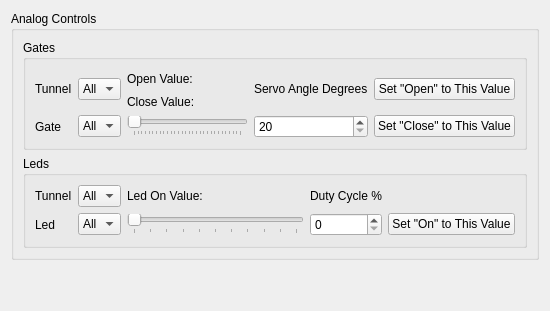
      <widget class="QWidget" name="gateLedAnalogControlTab">
       <property name="enabled">
        <bool>true</bool>
       </property>
       <attribute name="title">
        <string>Gate and Led Analog Controls</string>
       </attribute>
       <layout class="QVBoxLayout" name="verticalLayout_3">
        <item>
         <widget class="QGroupBox" name="analogControlsGroupBox">
          <property name="enabled">
           <bool>true</bool>
          </property>
          <property name="title">
           <string>Analog Controls</string>
          </property>
          <property name="checkable">
           <bool>false</bool>
          </property>
          <property name="checked">
           <bool>false</bool>
          </property>
          <layout class="QVBoxLayout" name="verticalLayout_9">
           <item>
            <widget class="QGroupBox" name="analogGatesGroupBox">
             <property name="enabled">
              <bool>true</bool>
             </property>
             <property name="title">
              <string>Gates</string>
             </property>
             <layout class="QGridLayout" name="gridLayout_3">
              <item row="1" column="1">
               <widget class="QLabel" name="analogGateLabel">
                <property name="text">
                 <string>Gate</string>
                </property>
               </widget>
              </item>
              <item row="0" column="1">
               <widget class="QLabel" name="analogGateTunnelLabel">
                <property name="text">
                 <string>Tunnel</string>
                </property>
               </widget>
              </item>
              <item row="1" column="4">
               <widget class="QSpinBox" name="analogGateSpinBox">
                <property name="minimum">
                 <number>20</number>
                </property>
                <property name="maximum">
                 <number>165</number>
                </property>
               </widget>
              </item>
              <item row="1" column="2">
               <widget class="QComboBox" name="analogGateComboBox">
                <item>
                 <property name="text">
                  <string>All</string>
                 </property>
                </item>
                <item>
                 <property name="text">
                  <string>1</string>
                 </property>
                </item>
                <item>
                 <property name="text">
                  <string>2</string>
                 </property>
                </item>
                <item>
                 <property name="text">
                  <string>3</string>
                 </property>
                </item>
               </widget>
              </item>
              <item row="0" column="4">
               <widget class="QLabel" name="analogServoAngleDegreesLabel">
                <property name="text">
                 <string>Servo Angle Degrees</string>
                </property>
               </widget>
              </item>
              <item row="0" column="2">
               <widget class="QComboBox" name="analogGateTunnelComboBox">
                <item>
                 <property name="text">
                  <string>All</string>
                 </property>
                </item>
                <item>
                 <property name="text">
                  <string>1</string>
                 </property>
                </item>
                <item>
                 <property name="text">
                  <string>2</string>
                 </property>
                </item>
                <item>
                 <property name="text">
                  <string>3</string>
                 </property>
                </item>
                <item>
                 <property name="text">
                  <string>4</string>
                 </property>
                </item>
                <item>
                 <property name="text">
                  <string>5</string>
                 </property>
                </item>
                <item>
                 <property name="text">
                  <string>6</string>
                 </property>
                </item>
               </widget>
              </item>
              <item row="0" column="5">
               <widget class="QPushButton" name="analogGateOpenPushButton">
                <property name="text">
                 <string>Set &quot;Open&quot; to This Value</string>
                </property>
               </widget>
              </item>
              <item row="1" column="5">
               <widget class="QPushButton" name="analogGateClosePushButton">
                <property name="text">
                 <string>Set &quot;Close&quot; to This Value</string>
                </property>
               </widget>
              </item>
              <item row="0" column="3">
               <layout class="QGridLayout" name="gridLayout_6">
                <item row="1" column="0">
                 <widget class="QLabel" name="gateCloseLabel_2">
                  <property name="text">
                   <string>Close Value:</string>
                  </property>
                 </widget>
                </item>
                <item row="0" column="0">
                 <widget class="QLabel" name="gateOpenLabel_2">
                  <property name="text">
                   <string>Open Value:</string>
                  </property>
                 </widget>
                </item>
                <item row="1" column="1">
                 <widget class="QLabel" name="gateCloseValueLabel_2">
                  <property name="text">
                   <string/>
                  </property>
                 </widget>
                </item>
                <item row="0" column="1">
                 <widget class="QLabel" name="gateOpenValueLabel_2">
                  <property name="text">
                   <string/>
                  </property>
                 </widget>
                </item>
                <item row="0" column="2">
                 <spacer name="horizontalSpacer_6">
                  <property name="orientation">
                   <enum>Qt::Horizontal</enum>
                  </property>
                  <property name="sizeHint" stdset="0">
                   <size>
                    <width>40</width>
                    <height>20</height>
                   </size>
                  </property>
                 </spacer>
                </item>
               </layout>
              </item>
              <item row="1" column="3">
               <widget class="QSlider" name="analogGateHorizontalSlider">
                <property name="minimum">
                 <number>20</number>
                </property>
                <property name="maximum">
                 <number>165</number>
                </property>
                <property name="orientation">
                 <enum>Qt::Horizontal</enum>
                </property>
                <property name="tickPosition">
                 <enum>QSlider::TicksBelow</enum>
                </property>
                <property name="tickInterval">
                 <number>5</number>
                </property>
               </widget>
              </item>
             </layout>
            </widget>
           </item>
           <item>
            <widget class="QGroupBox" name="analogLedsGroupBox">
             <property name="enabled">
              <bool>true</bool>
             </property>
             <property name="title">
              <string>Leds</string>
             </property>
             <layout class="QGridLayout" name="gridLayout_4">
              <item row="1" column="4">
               <widget class="QLabel" name="analogDutyCycleLabel">
                <property name="text">
                 <string>Duty Cycle %</string>
                </property>
               </widget>
              </item>
              <item row="1" column="1">
               <widget class="QLabel" name="analogLedTunnelLabel">
                <property name="text">
                 <string>Tunnel</string>
                </property>
               </widget>
              </item>
              <item row="2" column="2">
               <widget class="QComboBox" name="analogLedComboBox">
                <property name="editable">
                 <bool>false</bool>
                </property>
                <item>
                 <property name="text">
                  <string>All</string>
                 </property>
                </item>
                <item>
                 <property name="text">
                  <string>1</string>
                 </property>
                </item>
                <item>
                 <property name="text">
                  <string>2</string>
                 </property>
                </item>
               </widget>
              </item>
              <item row="1" column="2">
               <widget class="QComboBox" name="analogLedTunnelComboBox">
                <property name="editable">
                 <bool>false</bool>
                </property>
                <item>
                 <property name="text">
                  <string>All</string>
                 </property>
                </item>
                <item>
                 <property name="text">
                  <string>1</string>
                 </property>
                </item>
                <item>
                 <property name="text">
                  <string>2</string>
                 </property>
                </item>
                <item>
                 <property name="text">
                  <string>3</string>
                 </property>
                </item>
                <item>
                 <property name="text">
                  <string>4</string>
                 </property>
                </item>
                <item>
                 <property name="text">
                  <string>5</string>
                 </property>
                </item>
                <item>
                 <property name="text">
                  <string>6</string>
                 </property>
                </item>
               </widget>
              </item>
              <item row="2" column="3">
               <widget class="QSlider" name="analogLedHorizontalSlider">
                <property name="maximum">
                 <number>100</number>
                </property>
                <property name="orientation">
                 <enum>Qt::Horizontal</enum>
                </property>
                <property name="tickPosition">
                 <enum>QSlider::TicksBelow</enum>
                </property>
                <property name="tickInterval">
                 <number>10</number>
                </property>
               </widget>
              </item>
              <item row="2" column="5">
               <widget class="QPushButton" name="analogLedOnPushButton">
                <property name="text">
                 <string>Set &quot;On&quot; to This Value</string>
                </property>
               </widget>
              </item>
              <item row="2" column="4">
               <widget class="QSpinBox" name="analogLedSpinBox">
                <property name="enabled">
                 <bool>true</bool>
                </property>
                <property name="frame">
                 <bool>true</bool>
                </property>
                <property name="readOnly">
                 <bool>false</bool>
                </property>
                <property name="maximum">
                 <number>100</number>
                </property>
               </widget>
              </item>
              <item row="2" column="1">
               <widget class="QLabel" name="analogLedLabel">
                <property name="text">
                 <string>Led</string>
                </property>
               </widget>
              </item>
              <item row="1" column="3">
               <layout class="QHBoxLayout" name="horizontalLayout_5">
                <item>
                 <widget class="QLabel" name="ledOnLabel_2">
                  <property name="text">
                   <string>Led On Value:</string>
                  </property>
                 </widget>
                </item>
                <item>
                 <widget class="QLabel" name="ledOnValueLabel_2">
                  <property name="text">
                   <string/>
                  </property>
                 </widget>
                </item>
                <item>
                 <spacer name="horizontalSpacer_7">
                  <property name="orientation">
                   <enum>Qt::Horizontal</enum>
                  </property>
                  <property name="sizeHint" stdset="0">
                   <size>
                    <width>40</width>
                    <height>20</height>
                   </size>
                  </property>
                 </spacer>
                </item>
               </layout>
              </item>
             </layout>
            </widget>
           </item>
          </layout>
         </widget>
        </item>
        <item>
         <spacer name="verticalSpacer_3">
          <property name="orientation">
           <enum>Qt::Vertical</enum>
          </property>
          <property name="sizeHint" stdset="0">
           <size>
            <width>20</width>
            <height>40</height>
           </size>
          </property>
         </spacer>
        </item>
       </layout>
      </widget>
